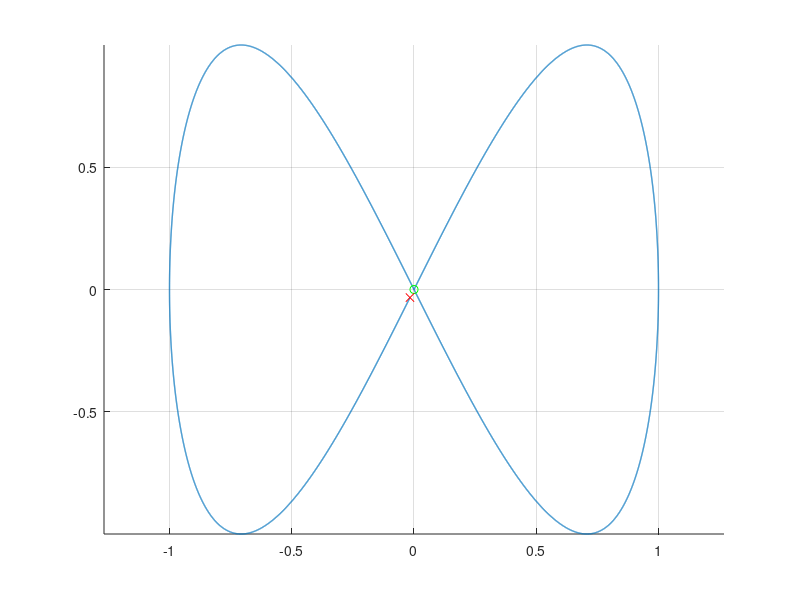

Source code (MATLAB): (Note: this script raises an error after producing the figure.)
%% 8 shaped trajectory
% Specify waypoints, times of arrival, and sampling rate. 
step_size = 0.01; % to modify
s = 0:0.01:94; % to modify
s = transpose(s);
xc = 0;
yc = 0;
R = 1;
wd = 1/15;
x = xc + R*sin(wd.*s);
y = yc + R*sin(2*wd.*s);
figure
hold all
plot(x,y,'LineWidth',1)
plot(x(1), y(1), 'go');
plot(x(end), y(end), 'rx');
hold off
grid on
axis equal

% Trajectory generation
filenamePlot = '../figure/Eight_Before_After_Timing_Law.pdf';
[t,x_dot,y_dot,x_dot_dot,y_dot_dot,theta,v_d,w_d] = trajectory_generation(unicycle,s,x,y,filenamePlot);
    
% Data for Simulink
[x_sim,y_sim,x_dot_sim,y_dot_sim,x_dot_dot_sim,y_dot_dot_sim,theta_sim] = data_simulink(t,x,y,x_dot,y_dot,x_dot_dot,y_dot_dot,theta);
